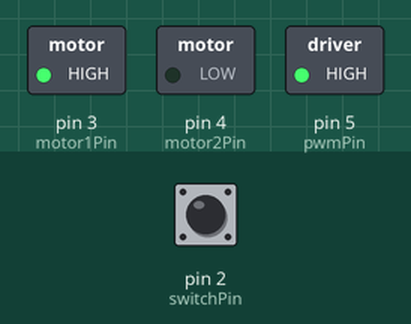
This sketch was run on a simulated Arduino Uno, built with avr-gcc and run on an emulated ATmega328P. Shown: switched loads named in the sketch (green lamp = pin HIGH). The inputs (shaded band) are chosen by the test bench; at power-on: pin 2 (switchPin) LOW.

Above: at 1.2 s.
1.3 s: pin 2 (switchPin) pulled HIGH for 0.15 s
At 1.37 s:
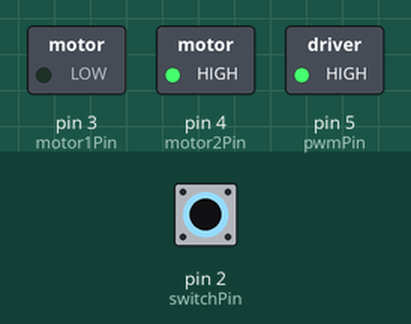
2.9 s: pin 2 (switchPin) pulled HIGH for 3.2 s
At 7.0 s:
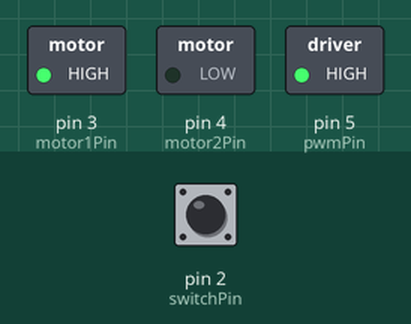
Timing chart, 0 to 8.5 s (numbered marks = the images above; inputs shaded):
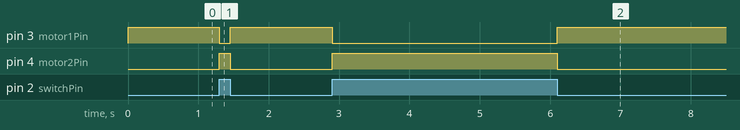

Measured:
- after the input at 1.3 s, pin 3 (motor1Pin): HIGH → LOW at once, → HIGH 0.15 s later; pin 4 (motor2Pin): LOW → HIGH at once, → LOW 0.15 s later
- after the input at 2.9 s, pin 3 (motor1Pin): HIGH → LOW at once, → HIGH 3.2 s later; pin 4 (motor2Pin): LOW → HIGH at once, → LOW 3.2 s later

The sketch:

motor_driver.ino
```cpp
const int switchPin = 2;    // switch input
const int motor1Pin = 3;    // Motor driver leg 1 (pin 3, AIN1)
const int motor2Pin = 4;    // Motor driver leg 2 (pin 4, AIN2)
const int pwmPin = 5;       // Motor driver PWM pin


void setup() {
  // put your setup code here, to run once:
    // set the switch as an input:
    pinMode(switchPin, INPUT);

    // set all the other pins you're using as outputs:
    pinMode(motor1Pin, OUTPUT);
    pinMode(motor2Pin, OUTPUT);
    pinMode(pwmPin, OUTPUT);

    // set PWM enable pin high so that motor can turn on:
    digitalWrite(pwmPin, HIGH);
}

void loop() {
  // put your main code here, to run repeatedly:
    // if the switch is high, motor will turn on one direction:
    if (digitalRead(switchPin) == HIGH) {
      digitalWrite(motor1Pin, LOW);   // set leg 1 of the motor driver low
      digitalWrite(motor2Pin, HIGH);  // set leg 2 of the motor driver high
    }
    // if the switch is low, motor will turn in the other direction:
    else {
      digitalWrite(motor1Pin, HIGH);  // set leg 1 of the motor driver high
      digitalWrite(motor2Pin, LOW);   // set leg 2 of the motor driver low
    }
}
```
